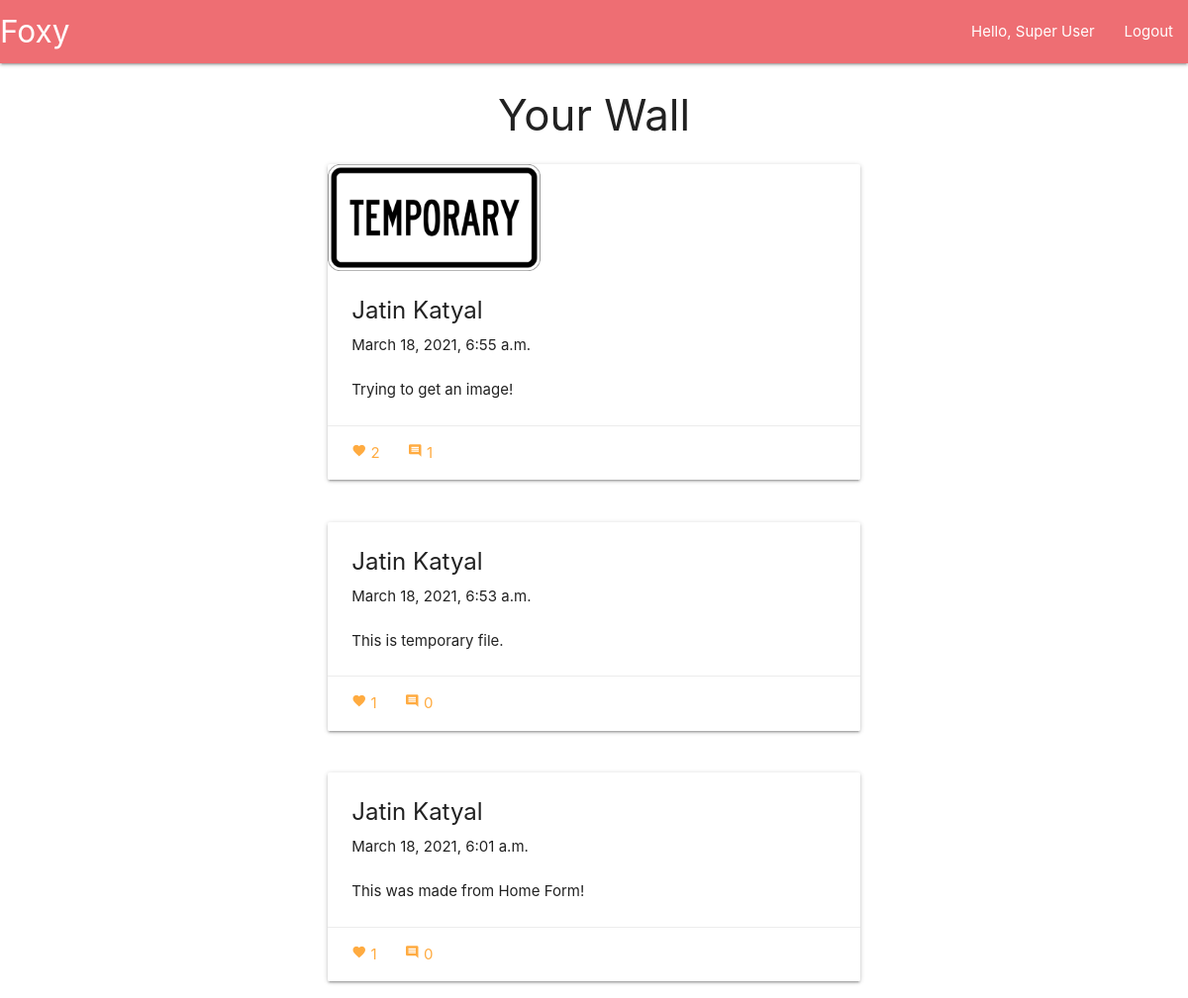
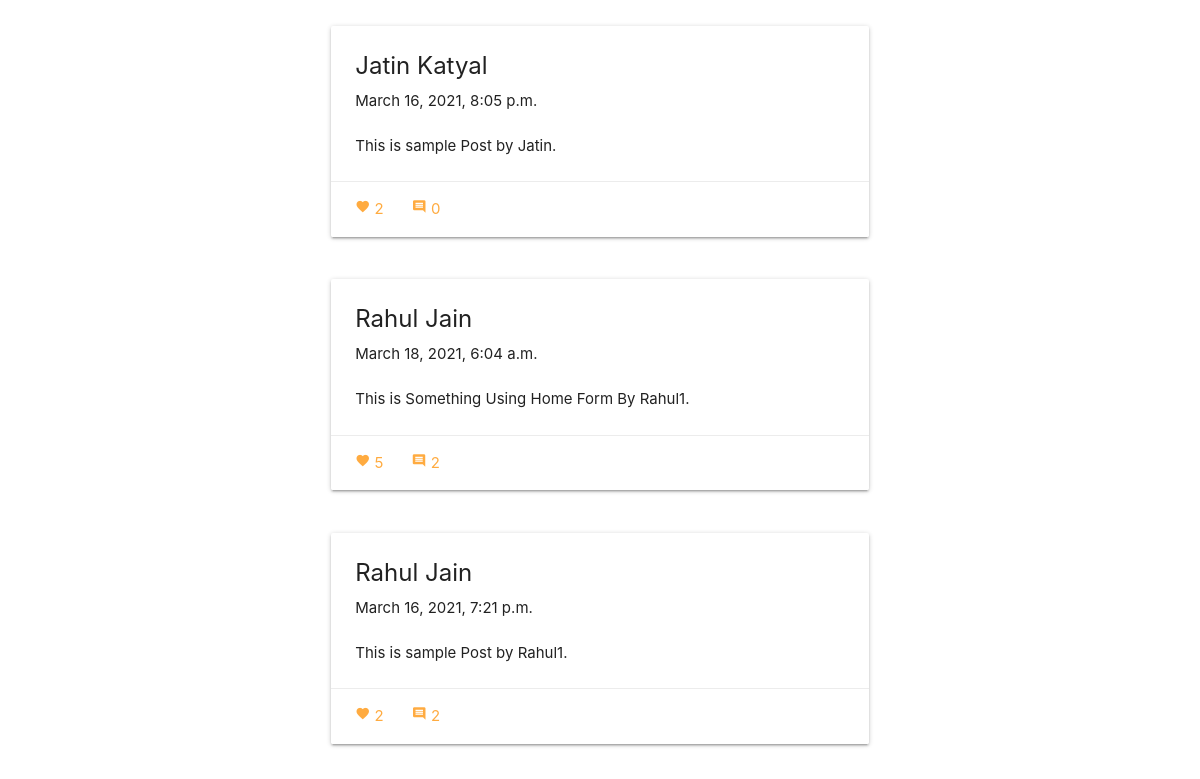
The app's page / (signed in) with its own data (2 pictures, top to bottom).
### social/models.py (models this page shows)
class Post(models.Model):
	user = models.ForeignKey(User, on_delete = models.CASCADE)
	createdAt = models.DateTimeField(auto_now = True)
	content = models.TextField()
	image = models.ImageField(null = True, blank = True)         #pip install pillow for displaying images
	def __str__(self):
		return self.content[:50]

### social/views.py (the view)
# urls.py: path('', views.Wall.as_view())
class Wall(LoginRequiredMixin, ListView):
	context_object_name = 'posts'
	template_name = 'social/wall.html'
	login_url = 'auth/login'
	def get_queryset(self):
		friendIds = [ friend.person2.id for friend in models.Friends.objects.filter(person1 = self.request.user)]
		friendIds = friendIds + [ friend.person1.id for friend in models.Friends.objects.filter(person2 = self.request.user)]
		filtered = models.Post.objects.filter(user__in = friendIds)
		return filtered[::-1]

### templates/social/wall.html
{% extends 'base.html' %}
{% block content %}
<div class="container">
	<h3 align="center">Your Wall</h3>
	<ul>
	{% for post in posts %}
		{% include 'social/components/post.html' %}
	{% endfor %}
	</ul>
</div>
{% endblock %}

### templates/base.html (shortened to what this page needs)
{% load static %}
<!DOCTYPE html>
<html>
<head>
	<link rel="stylesheet" href="https://cdnjs.cloudflare.com/ajax/libs/materialize/1.0.0/css/materialize.min.css">
</head>
<body>
	<nav>
		<div class="nav-wrapper">
			<a href="/" class="brand-logo">Foxy</a>
			<ul id="nav-mobile" class="right hide-on-med-and-down">
				{% if user.is_authenticated %}
				<li><a href="/home">Hello, {{ request.user.first_name }} {{ request.user.last_name }}</a></li>
				<li><a href="/auth/logout">Logout</a></li>
				{% else %}
				<li><a href="#">Login</a></li>
				{% endif %}
			</ul>
		</div>
	</nav>
	{% block content %} {% endblock %}
</body>
</html>

### templates/social/components/post.html (shortened to what this page needs)
<div class="row">
    <div class="col s8 offset-s2">
      <div class="card">
        {% if post.image %}
        <div class="card-image">
          <img src="/media/{{post.image}}" style="width: 40%">
        </div>
        {% endif %}
        <div class="card-content">
          {% if post.user == request.user %}
          <span class="card-title"><b>You</b></span>
          {% else %}
          <span class="card-title"><b>{{post.user.first_name}} {{post.user.last_name}}</b></span>
          {% endif %}
          <p>{{post.createdAt}}</p>
          <br>
          <p>{{post.content}}</p>
        </div>
        <div class="card-action">
          <a href="#" onclick="likePost({{post.id}})"><i class="tiny material-icons">favorite</i> {{ post.like_set.count }}</a>
          <a class="modal-trigger" href="#modalPost{{post.id}}"><i class="tiny material-icons">comment</i> {{ post.comment_set.count }}</a>
        </div>
      </div>
    </div>
</div>

### records on screen
Post: image (picture), user.first_name "Jatin", user.last_name "Katyal", createdAt "March 18, 2021, 6:55 a.m.", content "Trying to get an image!", like_set.count "2", comment_set.count "1"
Post: user.first_name "Jatin", user.last_name "Katyal", createdAt "March 18, 2021, 6:53 a.m.", content "This is temporary file.", like_set.count "1", comment_set.count "0"
Post: user.first_name "Jatin", user.last_name "Katyal", createdAt "March 18, 2021, 6:01 a.m.", content "This was made from Home Form!", like_set.count "1", comment_set.count "0"
Post: user.first_name "Jatin", user.last_name "Katyal", createdAt "March 16, 2021, 8:05 p.m.", content "This is sample Post by Jatin.", like_set.count "2", comment_set.count "0"
Post: user.first_name "Rahul", user.last_name "Jain", createdAt "March 18, 2021, 6:04 a.m.", content "This is Something Using Home Form By Rahul1.", like_set.count "5", comment_set.count "2"
Post: user.first_name "Rahul", user.last_name "Jain", createdAt "March 16, 2021, 7:21 p.m.", content "This is sample Post by Rahul1.", like_set.count "2", comment_set.count "2"

### other values on screen
{{ request.user.first_name }} "Super"
{{ request.user.last_name }} "User"
